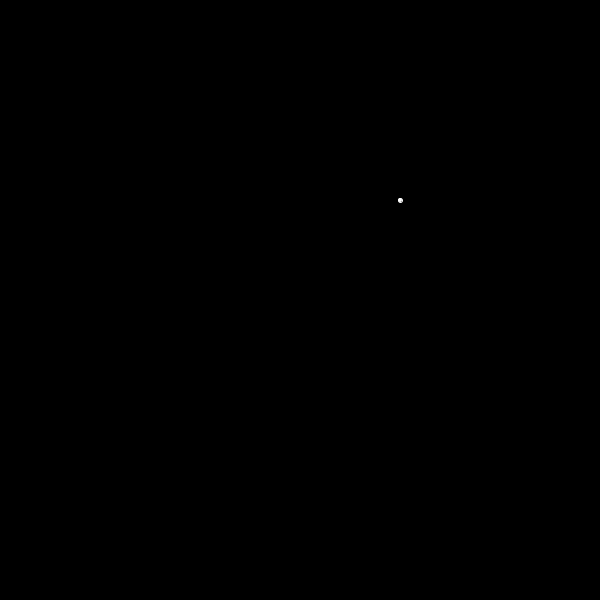
Frame 1 (no input)
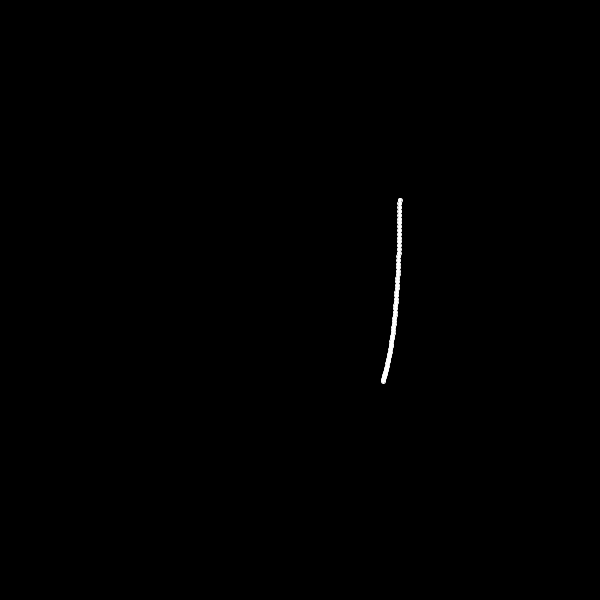
Frame 60 (the mouse pressed at the canvas centre just before this capture)
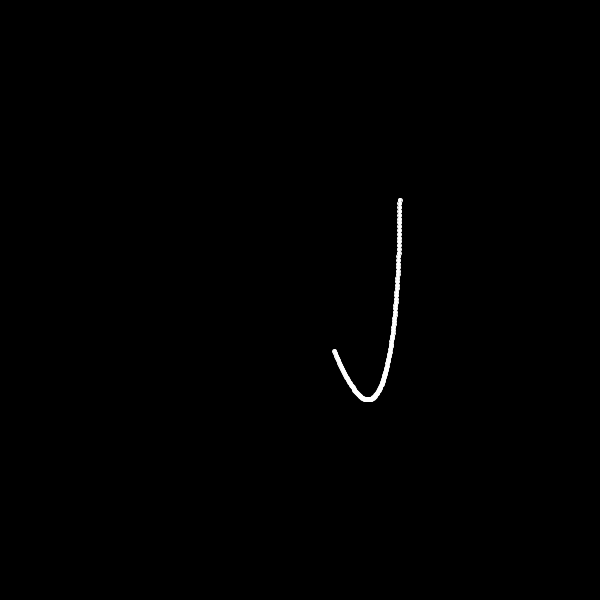
Frame 120 (the mouse held since frame 60 and released just before this capture)

The Processing sketch that drew these frames (run headless with seeded random() and noise(); from frame 60 on, the mouse is pressed at the canvas centre):

// Processing sketch: w11_team_graph
// ── w11_team_graph.pde
//All three "graphs" will use these variables
float angle; //The degree angle we will use for sin() and cos() functions.
int dotDiameter;//The size of the circle that will be graphing.

int sinAmplitude;
int circRadius;
int spiralRadius;
int petalRadius;

void setup() {
  size(600, 600);
  background(0);
  frameRate(120);
  
  dotDiameter = 4;
  sinAmplitude = 100;
  circRadius = 100;
  spiralRadius = 100;
  petalRadius = 100;
  angle = 0;
  stroke(255);
}//setup

void draw() {
  drawPattern(angle, petalRadius, sinAmplitude*2, circRadius*2);
  
  angle += 0.1;
}

void drawPattern(float degrees, float radius, float xOffset, float yOffset) {
  
  xOffset = 2*radius * cos(radians(4 * degrees)) + xOffset;
  yOffset = 2*radius * sin(radians(11 * degrees)) + yOffset;
  
  circle(xOffset, yOffset, dotDiameter);
}
